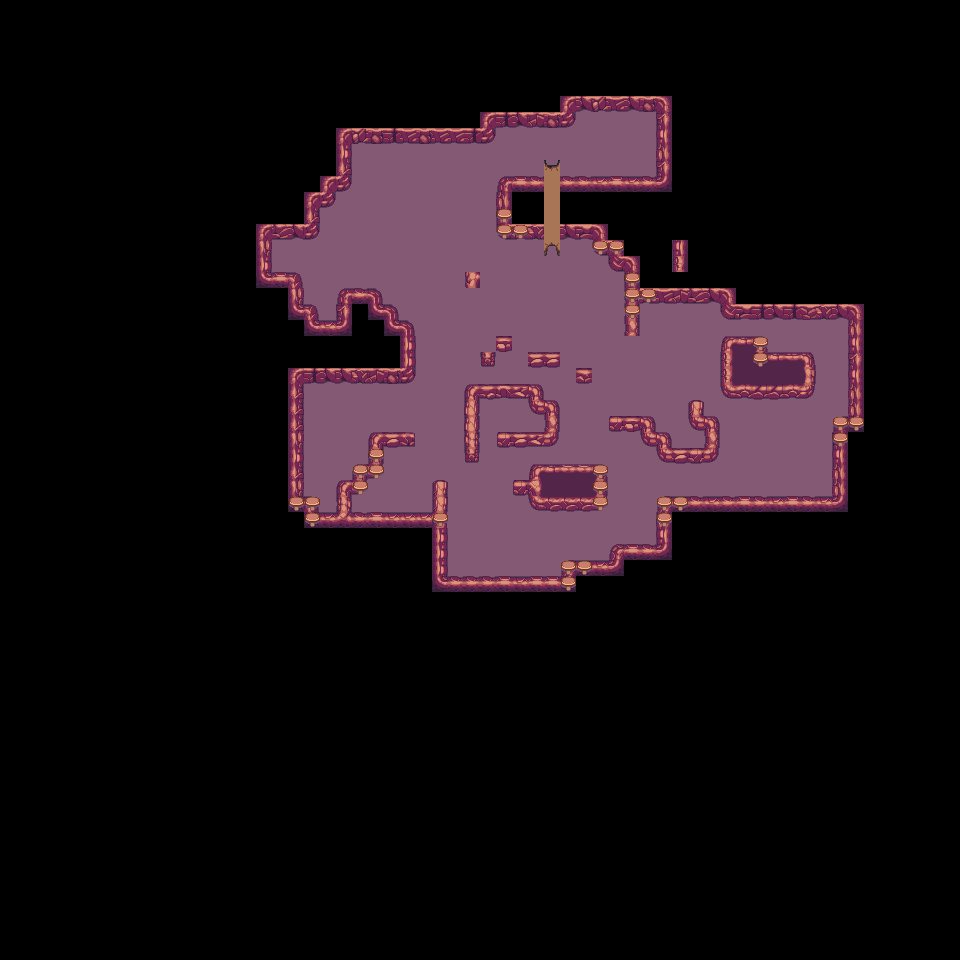

Below is a game level as drawn by its tile map, then a one-line description and the .tmx that defines it (tile-layer data replaced by summaries):
An orthogonal 60x60 tile map with 16x16 px tiles, 6 tile layers (Base, Errors, Detail1, Detail2, ...), 1 hidden layer not drawn, 4 tilesets.

<map version="1.2" tiledversion="1.2.4" orientation="orthogonal" renderorder="right-down" width="60" height="60" tilewidth="16" tileheight="16" infinite="0" nextlayerid="8" nextobjectid="1">
 <tileset firstgid="1" source="../../tileset/Cave.tsx" />
 <tileset firstgid="1025" source="../../tileset/GameplayTileset.tsx" />
 <tileset firstgid="1089" source="../../tileset/GameplayImages.tsx" />
 <tileset firstgid="1361" source="../../tileset/SlimeCave.tsx" />
 <layer id="1" name="Base" width="60" height="60">
  <data>[3600 cells, 771 non-empty, 73 distinct tile ids]</data>
 </layer>
 <layer id="7" name="Errors" width="60" height="60">
  <data>[3600 cells, 37 non-empty, 4 distinct tile ids]</data>
 </layer>
 <layer id="2" name="Detail1" width="60" height="60">
  <data>[3600 cells, 0 non-empty, 0 distinct tile ids]</data>
 </layer>
 <layer id="3" name="Detail2" width="60" height="60">
  <data>[3600 cells, 0 non-empty, 0 distinct tile ids]</data>
 </layer>
 <layer id="4" name="Detail3" width="60" height="60">
  <data>[3600 cells, 0 non-empty, 0 distinct tile ids]</data>
 </layer>
 <layer id="5" name="TopLayer" width="60" height="60">
  <data>[3600 cells, 0 non-empty, 0 distinct tile ids]</data>
 </layer>
 <layer id="6" name="Gamepaly" width="60" height="60" visible="0" locked="1" opacity="0.25">
  <data>[3600 cells, 268 non-empty, 1 distinct tile ids]</data>
 </layer>
</map>
